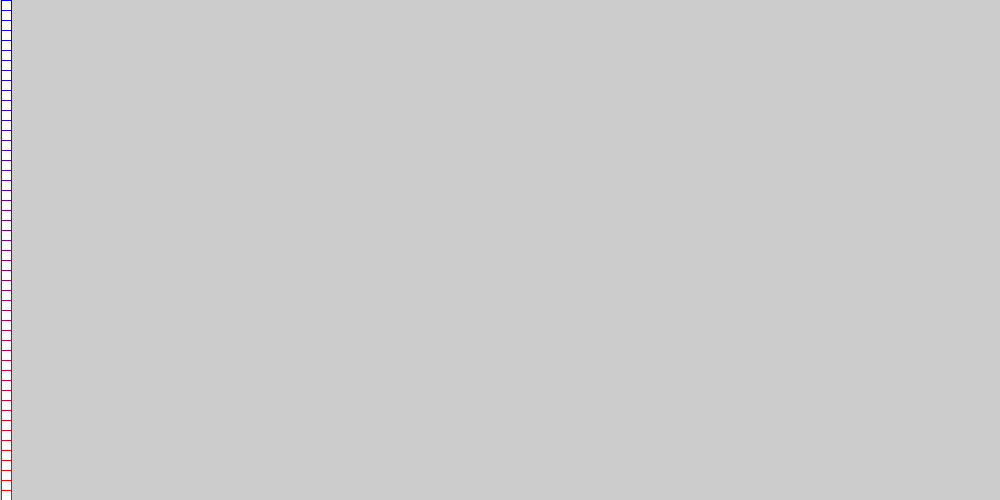
Frame 1 (no input)
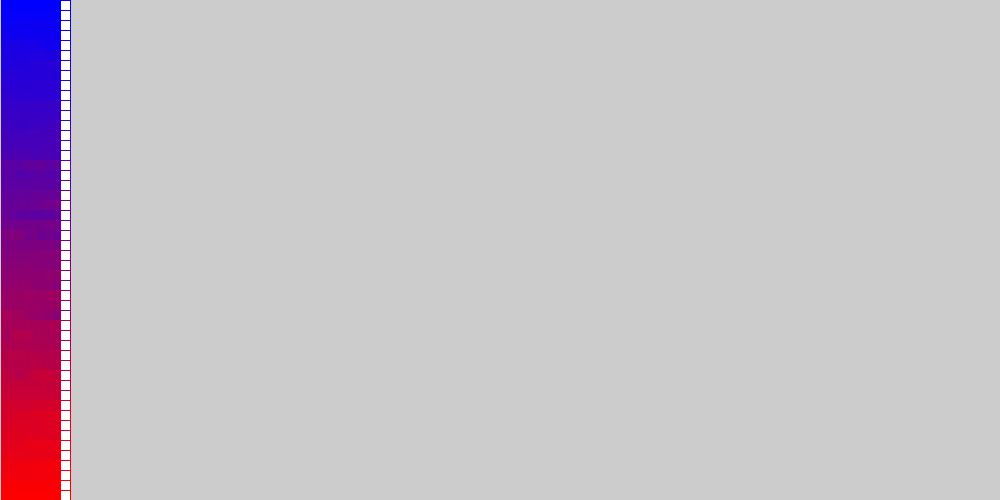
Frame 60 (the mouse pressed at the canvas centre just before this capture)
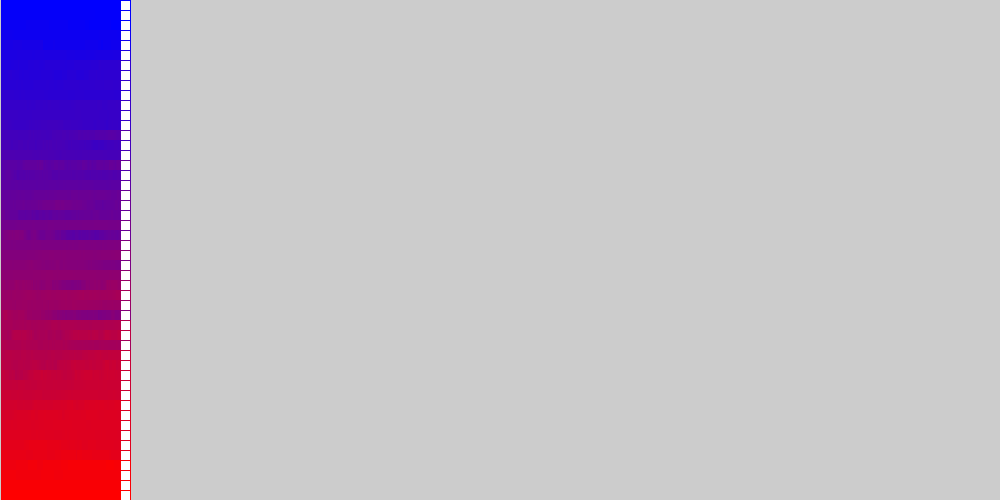
Frame 120 (the mouse held since frame 60 and released just before this capture)

The Processing sketch that drew these frames (run headless with seeded random() and noise(); from frame 60 on, the mouse is pressed at the canvas centre):

// Processing sketch: confidence03
// ── confidence03.pde
/// Bounded confidence 0D - 3rd attempt.
/// Differences in thresholds as a function of extremes of views.
//-//////////////////////////////////////////////////////////////

final int   N=50;           //Number of agents
final float treScale=0.999; //Threshold is a function of extremes of views times Scale

float[] minds=new float[N]; //creating the minds array 
float[]   eps=new float[N]; //creating the epsilons array
float[]   tre=new float[N]; //creating the thresholds array

void setup()
{
  size(1000,500);
  frameRate(60);
  
  //Initialisation:
  for(int i=0;i<N;i++)
  {
    minds[i]=i*(1.0/(N-1)); //<0..1>
    eps[i]=random(0.001,0.01);
    //Threshold is a function of extremes of views
    tre[i]=(0.5-abs(minds[i]-0.5))*treScale; //<0..0.5*Scale>
  }
  
  //Check
  println("N:",N,"\tEpsilon: 0.001..0.01","\tTres.Scale:",treScale );
  for(int i=0;i<N;i++)
    println(minds[i],'\t',eps[i],'\t',tre[i]);
}

void visualisationA()
{
  int side=height/(N*2);
  float step=255/N,R=255,B=0;
  for(int i=0;i<N;i++)
  {
    stroke(R,0,B);R-=step;B+=step;
    ellipse(frameCount,(1-minds[i])*height,side,side);
  }
}

void visualisationB()
{ //Alternative visualisation
  int side=height/N;
  for(int i=0;i<N;i++)
  {
    float R=minds[i]*255, B=(1-minds[i])*255;
    stroke(R,0,B);
    rect(frameCount,i/(float)(N)*height,side,side);
  }
}

void draw()
{
  //Visualisation
  visualisationB();
  
  //Monte Carlo step of changes
  for(int i=0;i<N;i++)
  {
    int a=int(random(N));
    int b=int(random(N));
    
    if(abs(minds[a]-minds[b])<tre[a])
    {
      if(minds[a] < minds[b])
        minds[a]+=eps[a];
      else
        if(minds[a] > minds[b])
           minds[a]-=eps[a];
    }
  }
}

/// @date 2026-06-16 (https://github.com/borkowsk/bookProcessingEN/tree/main/TASK06_bconfidence)
